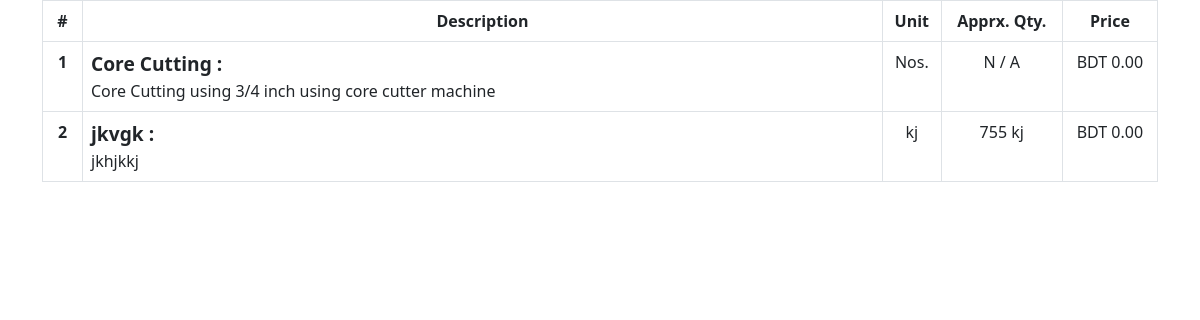
/bidding/show-comparison/7, run on the app's committed database.
### tendering/models.py (models this page shows)
class Item(models.Model):
    name = models.CharField(max_length=150)
    description = models.TextField()
    unit = models.CharField(max_length=10)
    apprx_qty = models.PositiveIntegerField(blank=True, null=True)
    cs = models.ForeignKey(ComparetiveStatement, on_delete=models.CASCADE)

### tendering/views.py (the view)
# urls.py: path('show-comparison/<pk>', show_comparison, name="show-comparison"),
def show_comparison(request, pk):
    cs = ComparetiveStatement.objects.get(pk=pk)
    items = Item.objects.filter(cs=cs)
    app_c = 0
    for item in items:
        if item.apprx_qty is not None:
            if int(item.apprx_qty) > 0:
                app_c += 1
    context = {
        'cs':cs,
        'items':items,
        'app_c': app_c
    }
    return render(request, "show_comparison.html", context)

### tendering/templates/show_comparison.html (shortened to what this page needs)
<!DOCTYPE html>
<html lang="en">
<head>
    <link rel="stylesheet" href="https://cdn.jsdelivr.net/npm/bootstrap@5.2.3/dist/css/bootstrap.min.css">
</head>
<body>
    <div class="container">
      <table class="table table-bordered">
        <thead>
          <tr>
            <th id="serial" scope="col">#</th>
            <th id="description" scope="col">Description</th>
            <th id="unit" scope="col">Unit</th>
            {% if app_c > 0 %}
            <th id="apprx" scope="col">Apprx. Qty.</th>
            {% endif %}
            <th id="price" scope="col">Price</th>
          </tr>
        </thead>
        <tbody>
        {% for item in items %}
          <tr>
            <th scope="row">{{ forloop.counter }}</th>
            <td>
              <span class="item-name">{{ item.name }} :</span>
              {{ item.description }}
            </td>
            <td>{{ item.unit }}</td>
            {% if app_c > 0 and item.apprx_qty is not None %}
            <td>{{ item.apprx_qty }} {{ item.unit }}</td>
            {% elif app_c > 0 %}
            <td>N / A</td>
            {% endif %}
            <td>BDT 0.00</td>
          </tr>
        {% endfor %}
        </tbody>
      </table>
    </div>
</body>
</html>

### tendering/templates/show_comparison.html (style rules this page uses)
table { text-align: center; }
.item-name { display: flex; font-weight: bolder; font-size: 1.2em; }
thead tr th { text-align: center; }
#description { width: 800px; max-width: 800px; }
#serial { width: 40px; }
tbody tr td:nth-child(2) { text-align: left; }

### data on the page
Item: name "Core Cutting", description "Core Cutting using 3/4 inch using core cutter machine", unit "Nos.", shows "N / A"
Item: name "jkvgk", description "jkhjkkj", unit "kj", apprx_qty "755"
